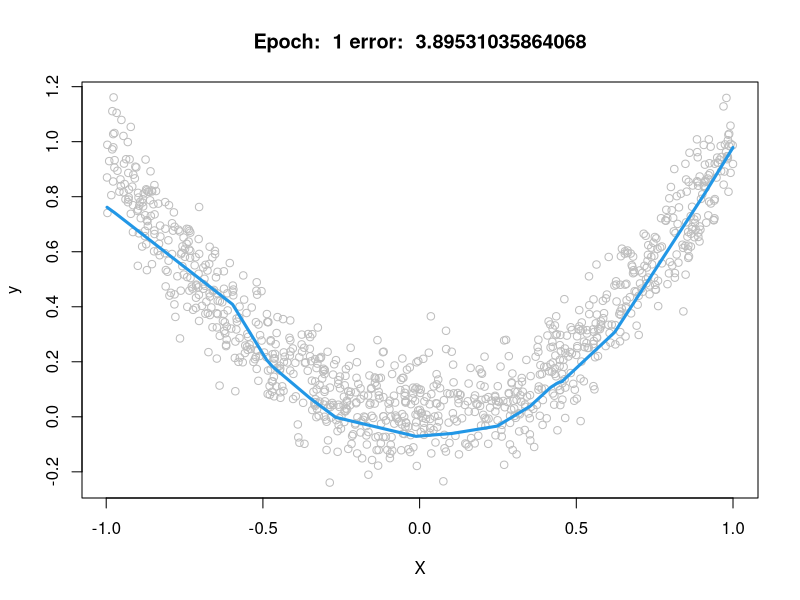
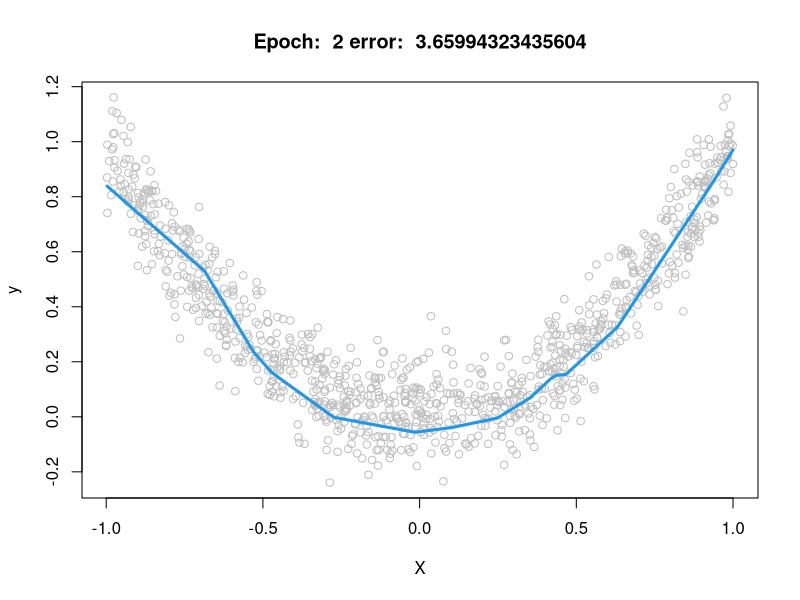
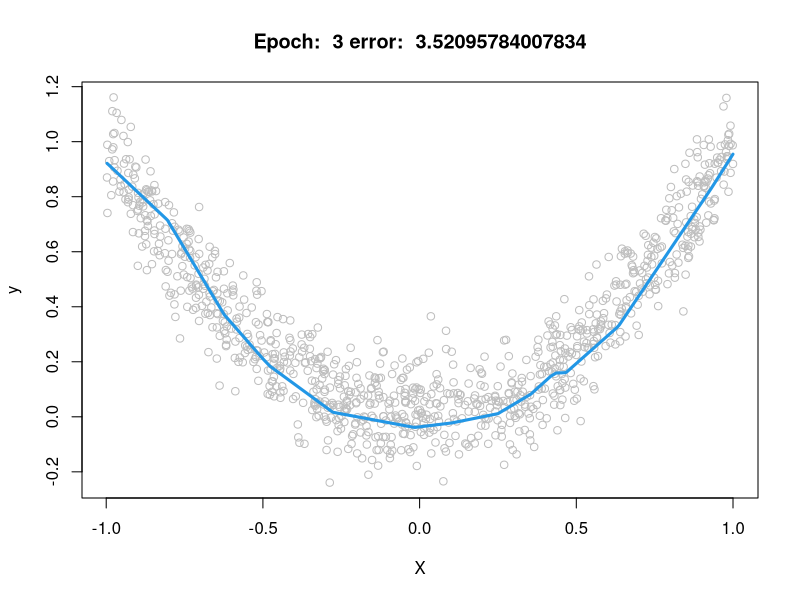
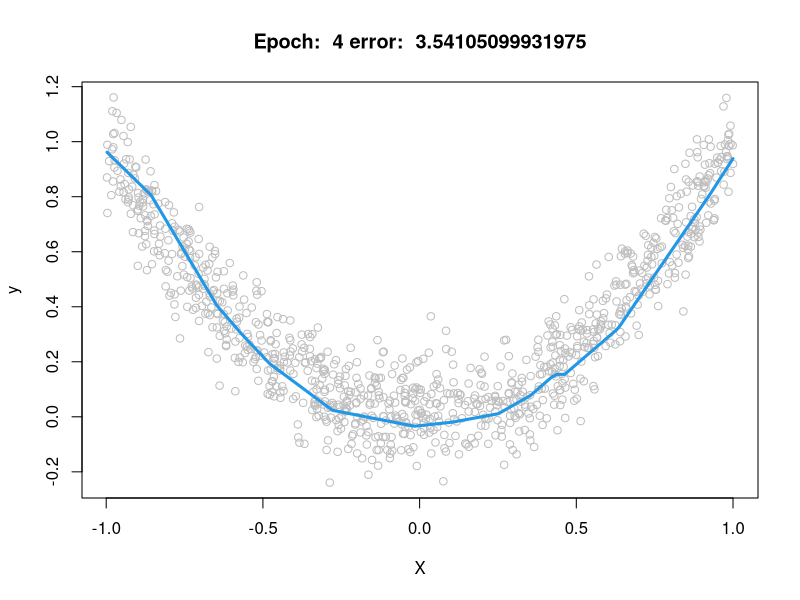
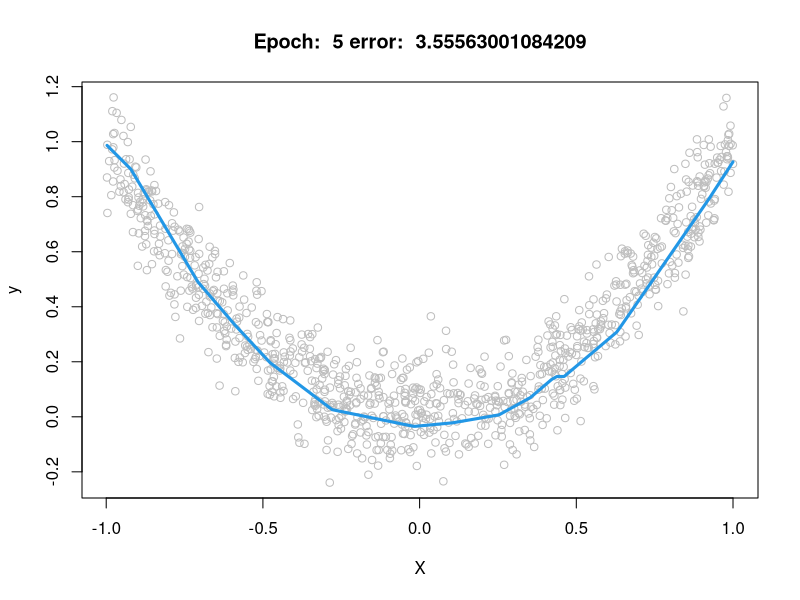
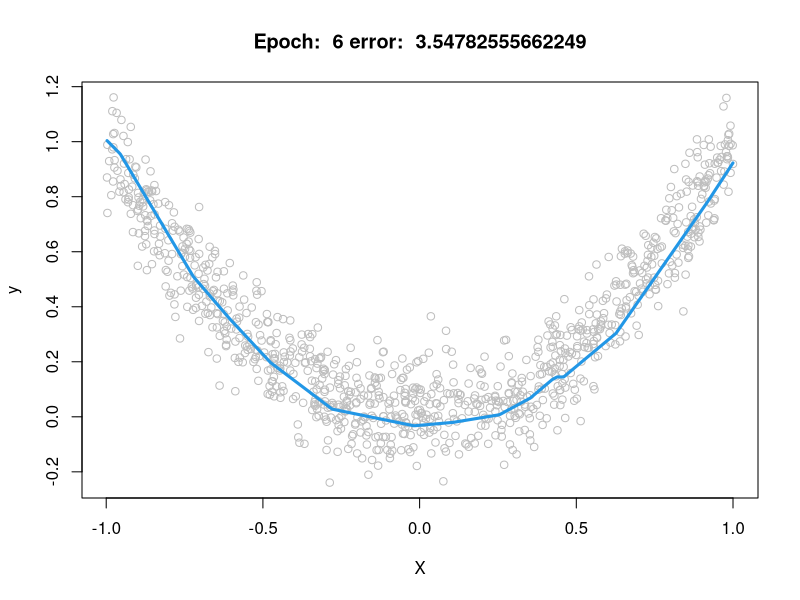
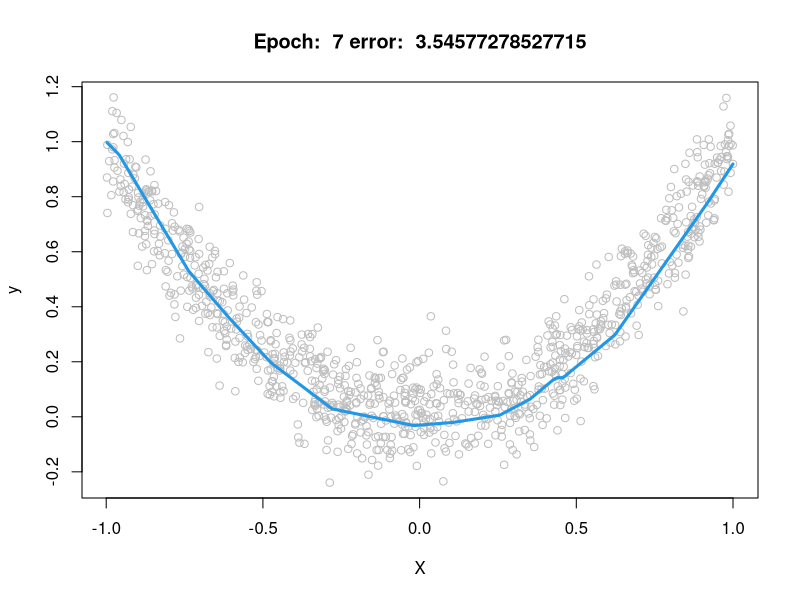
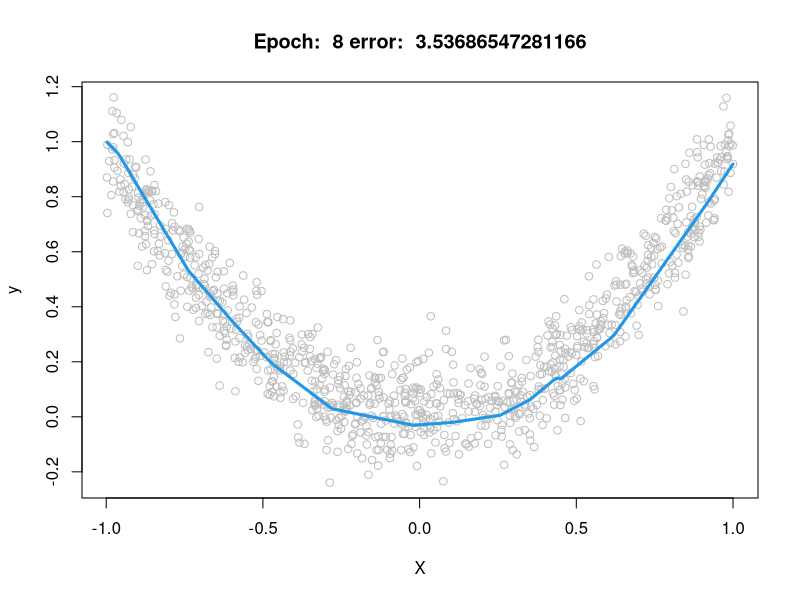

The R script that drew these images, in order:
# From the upcoming book by Taylor Arnold,
# A computational approach to statistical learning.
# Skip to the bottom of this file to see an example.

# Inputs: sizes, a vector giving the size of
#         layer in the neural network, including
#         the input and output layers
# Output: a list containing initialized weights
#         and biases
make_weights = function(sizes) {
  L = length(sizes) - 1
  weights = vector("list", L)
  for (j in seq_len(L)) {
    w = matrix(rnorm(sizes[j] * sizes[j + 1]),
                ncol = sizes[j],
                nrow = sizes[j + 1])
    weights[[j]] = list(w = w,
                         b = rnorm(sizes[j + 1]))
  }
  weights
}

# nonnegtive threshold
# Inputs: v, a vector, matrix or array
# Output: input with negative terms pushed to zero
ReLU = function(v) {
  v[v < 0] = 0
  v
}

# nonnegative threshold gradient
# Inputs: v, a vector, matrix or array
# Output: converts positive terms to one and
#         non-positive terms to zero.
ReLU_p = function(v) {
  p = v * 0
  p[v > 0] = 1
  p
}

# l2 functional gradient
# Inputs: y, response vector; a, predicted
#         response
# Output: gradient of the rmse loss function
rmse_p = function(y, a) {
  (a - y)
}

# forward propagation step
# Inputs: x, one row from the input data; weights,
#         output from make_weights; sigma, the activation
#         function
# Output: list containing the weighted responses (z) and
#         activated responses (a)
f_prop = function(x, weights, sigma) {
  L = length(weights)
  z = vector("list", L)
  a = vector("list", L)
  for (j in seq_len(L)) {
    a_j1 = if(j == 1) x else a[[j - 1L]]
    z[[j]] = weights[[j]]$w %*% a_j1 + weights[[j]]$b
    a[[j]] = if (j != L) sigma(z[[j]]) else z[[j]]
  }
  return(list(z = z, a = a))
}


# backward propagation step
# Inputs: x, one row from the input data; y, one row
#         from the response matrix; weights, output from
#         make_weights; f_obj, output from f_prop;
#         sigma_p, derivative of the activation function;
#         f_p, derivative of the loss function
# Output: gradients
b_prop = function(x, y, weights, f_obj, sigma_p, f_p) {
  z = f_obj$z; a = f_obj$a
  L = length(weights)
  grad_z = vector("list", L)
  grad_w = vector("list", L)
  for (j in rev(seq_len(L))) {
    if (j == L) {
      grad_z[[j]] = f_p(y, a[[j]])
    } else {
      grad_z[[j]] = (t(weights[[j + 1]]$w) %*%
                      grad_z[[j + 1]]) * sigma_p(z[[j]])
    }
    a_j1 = if(j == 1) x else a[[j - 1L]]
    grad_w[[j]] = grad_z[[j]] %*% t(a_j1)
  }

  return(list(grad_z = grad_z, grad_w = grad_w))
}

# Inputs: X, data matrix; y, response; sizes, vector
#         given the number of neurons in each layer of
#         the neural network; epochs, integer number of
#         epochs to complete; rho, learning rate;
#         weights, optional list of starting weights
# Output: the trained weights for the neural network
nn_sgd = function(X, y, sizes, epochs, rho,
                   weights = NULL, progress=TRUE) {

  if (is.null(weights))
    weights = make_weights(sizes)

  for (epoch in seq_len(epochs)) {
    for (i in seq_len(nrow(X))) {
      f_obj = f_prop(X[i,], weights, ReLU)
      b_obj = b_prop(X[i,], y[i,], weights, f_obj,
                      ReLU_p, rmse_p)

      for (j in seq_along(b_obj)) {
        weights[[j]]$b = weights[[j]]$b - rho * b_obj$grad_z[[j]]
        weights[[j]]$w = weights[[j]]$w - rho * b_obj$grad_w[[j]]
      }
    }
    if(progress) {
      yhat = nn_predict(weights, X)
      title = paste("Epoch: ",epoch, "error: ",drop(sqrt(crossprod(yhat - y))))
      plot(X, y, main=title, col="gray")
      i = order(X)
      lines(X[i], yhat[i], col=4, lwd=3)
      Sys.sleep(0.5)
    }
  }

  return(weights)
}

# Inputs: weights, list of neural network weights;
#         X_test, data matrix to predict with
# Output: the predicted values y_hat
nn_predict = function(weights, X_test) {

  p = length(weights[[length(weights)]]$b)
  y_hat = matrix(0, ncol = p, nrow = nrow(X_test))
  for (i in seq_len(nrow(X_test))) {
    a = f_prop(X_test[i,], weights, ReLU)$a
    y_hat[i,] = a[[length(a)]]
  }

  y_hat
}


# Example data and run...
set.seed(1)
X = matrix(runif(1000, min=-1, max=1), ncol=1)
y = X * X + rnorm(1000, sd=0.1)
weights = nn_sgd(X, y, sizes=c(1, 25, 1), epochs=25, rho=0.01)

